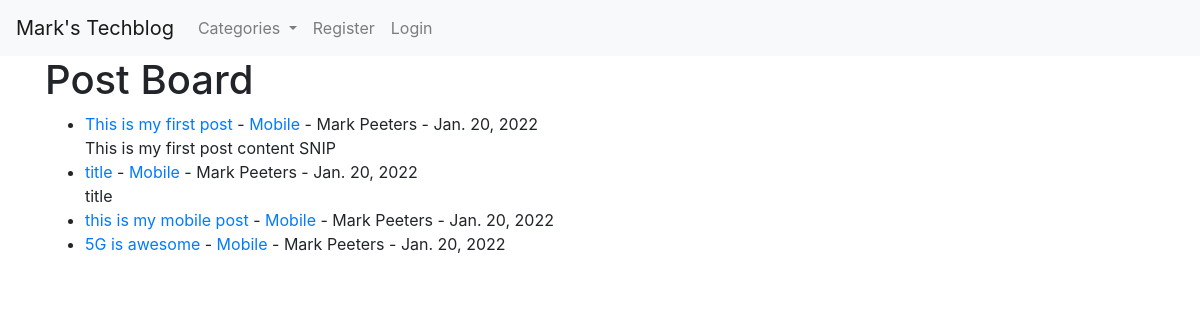
The page / on the database its author committed.
### blog/models.py (models this page shows, shortened)
class Post(models.Model):
    title = models.CharField(max_length=50)
    head_img = models.ImageField(null=True, blank=True, upload_to="images/")
    title_tag = models.CharField(max_length=150)
    author = models.ForeignKey(User, on_delete=models.CASCADE)
    content = RichTextField(blank=True, null=True)
    publication_date = models.DateField(auto_now_add=True)
    category = models.CharField(max_length=150, default='uncategorised')
    snip = models.CharField(max_length=150)
    likes = models.ManyToManyField(User, related_name='blog_post')

### blog/views.py (the view)
# urls.py: path('', HomePage.as_view(), name="home"),
class HomePage(ListView):
    model = Post
    template_name = 'home.html'
    cats = Category.objects.all()
    ordering = ['-publication_date']
    def get_context_data(self, *args, **kwargs):
        cat_menu = Category.objects.all()
        context = super(HomePage, self).get_context_data(*args, **kwargs)
        context["cat_menu"] = cat_menu
        return context

### blog/models.py (called while the page is built)
    def __str__(self):
        return self.name

### blog/templates/home.html (shortened to what this page needs)
{% extends 'base.html' %}
{% block content %}
<h1>Post Board</h1>
<ul>
{% for post in object_list %}
    <li><a href="{% url 'article-detail' post.pk %}">{{ post.title }}</a>
        - <a href="{% url 'category' post.category|slugify %}"> {{ post.category }}</a>
        - {{ post.author.first_name }}
        {{ post.author.last_name }} - {{ post.publication_date }}
        </small><br/>
        {{ post.snip }}
       </li>
{% endfor %}
</ul>
{% endblock %}

### rows shown on the page
Post: title "This is my first post", category "Mobile", author.first_name "Mark", author.last_name "Peeters", publication_date "Jan. 20, 2022", snip "This is my first post content SNIP"
Post: title "title", category "Mobile", author.first_name "Mark", author.last_name "Peeters", publication_date "Jan. 20, 2022", snip "title"
Post: title "this is my mobile post", category "Mobile", author.first_name "Mark", author.last_name "Peeters", publication_date "Jan. 20, 2022"
Post: title "5G is awesome", category "Mobile", author.first_name "Mark", author.last_name "Peeters", publication_date "Jan. 20, 2022"
